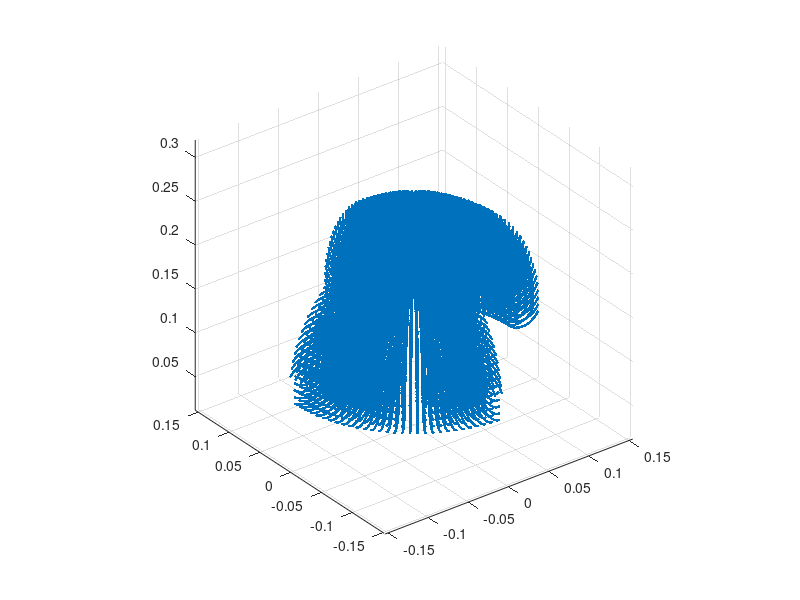

Recreate this plot in MATLAB.
% MAE 263A Project
% Workspace Visualizer
% warning: very janky

clc;
% clf;
clear all;

% Main
% Parameter
d1 = 0.1;      % [m] Height of 2nd motor rotational axis from ground
L2 = 0.135;     % [m] Direct distance between 2nd and 3rd motor rotational axes
L3 = 0.012;    % [m] Distance between 3rd and 4th motor rotational axes (12mm)
dE = 0.02;       % [m] FIX THIS NUMBER: Distance along z4 from z3 (or x3 or x4) to spoon center
c = [d1, L2, L3, dE];

% Find every feasible combination of t1, t2, t3 with some resolution 2*pi/N
N = 120;
i1max = N/4; % limit this to see cross section
i2max = N/2;
i3max = 3*N/4;

theta = linspace(0,2*pi*(N-1)/N,N);
t1 = zeros(1,i1max*i2max*i3max);
t2 = zeros(1,i1max*i2max*i3max);
t3 = zeros(1,i1max*i2max*i3max);

for i1 = 1:i1max
    for i2 = 1:i2max
        for i3 = 1:i3max
            t1((i1-1)*N^2 + (i2-1)*N + (i3)) = theta(i1);
            t2((i1-1)*N^2 + (i2-1)*N + (i3)) = theta(i2);
            t3((i1-1)*N^2 + (i2-1)*N + (i3)) = theta(i3);
        end
    end
end

a = (L2*cos(t2) + L3*cos(t2+t3) - dE*sin(t2+t3));
x = a.*cos(t1);
y = a.*sin(t1);
z = d1 + L2*sin(t2) + L3*sin(t2+t3) + dE*cos(t2+t3);

figure(1)
plot3(x,y,z,'.')
axis equal
grid on